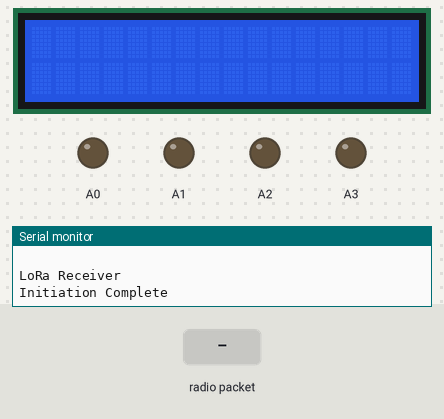
A sketch run on a simulated Arduino Uno, built with avr-gcc and run on an emulated ATmega328P. Parts: 16×2 character LCD, output pins drawn as LEDs (lit = HIGH), the last lines printed to the serial monitor. Dashed ring = blinking. The test bench sets the inputs (shaded band). No radio packets arrive unless stated.

Above: at 1.2 s.
1.3 s: radio packet "01" arrives
At 1.53 s:
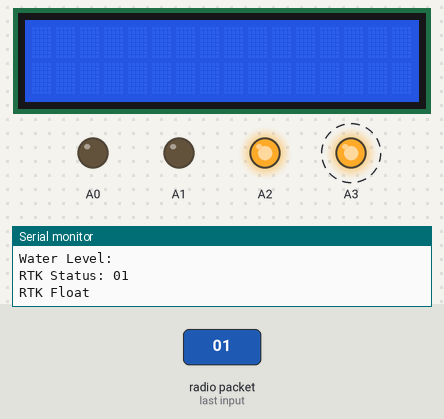
At 2.6 s:
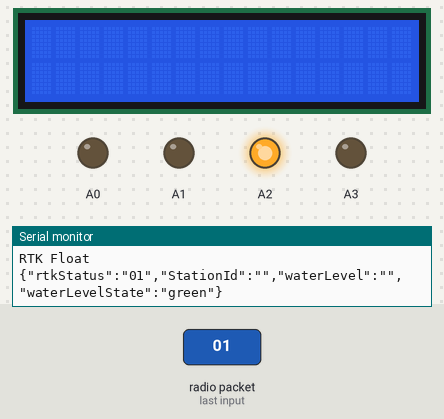
2.9 s: radio packet "red" arrives
4.4 s: radio packet "yellow" arrives
Timing chart, 0 to 7.4 s (numbered marks = the images above; inputs shaded):
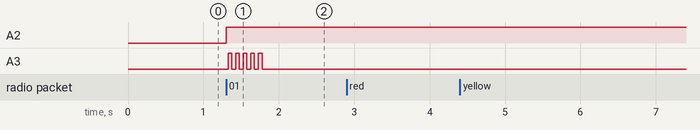

The sketch:

warningReceiver.ino
```cpp
#include <SPI.h>
#include <LoRa.h>
#include <ArduinoJson.h>


#include <LCD_I2C.h>

LCD_I2C lcd(0x27); // Default address of most PCF8574 modules, change according

void setup() {
  Serial.begin(9600);
  lcd.begin();
  lcd.backlight();
  while (!Serial);
  Serial.println(" ");
  Serial.println("LoRa Receiver");

  if (!LoRa.begin(868100000)) {
    Serial.println("Starting LoRa failed!");
    while (1);
  }
  else{
    Serial.println("Initiation Complete");
  }
  LoRa.setSpreadingFactor(7);
}

void loop() {
  // try to parse packet
  int packetSize = LoRa.parsePacket();
  String message = "";
  char character ;
  if (packetSize) {
    // received a packet
    Serial.print("Received packet '");

    // read packet
    while (LoRa.available()) {
      character = (char)LoRa.read();
      message.concat(character);

    }

    // print RSSI of packet
    Serial.print(message);
    Serial.print("' with RSSI ");
    Serial.println(LoRa.packetRssi());
    String rtkStatus = message.substring(0,2);
    String stationId =message.substring(2,6);
    String waterlevel = message.substring(6,message.length());
    Serial.print("stationId: ");
    Serial.println(stationId);
    Serial.print("Water Level: ");
    Serial.println(waterlevel);
    action(rtkStatus,stationId,waterlevel);
  }
}

void action(String rtkStatus,String stationId , String waterLevel){

  float safeLimit =136.0;
  float dangerLimit = 141.0;
  String waterLevelState ="green";

  //for display on LCD
  displayLevel(waterLevel);

  //For the Warning lights
  if(waterLevel.toFloat()>=dangerLimit){
    waterLevelState="red";
  }
  else if(waterLevel.toFloat()< dangerLimit && waterLevel.toFloat() >= safeLimit){
    waterLevelState="yellow";
  }
  else if(waterLevel.toFloat()< safeLimit){
    waterLevelState = "green";
  }
  else{
    waterLevelState= "something Else";
  }
  waterLevelWarning(waterLevelState);

  //RtkStatus
  rtkStatusWarning(rtkStatus);

  //towardsPortal
  towardsPortal(rtkStatus, stationId,waterLevel,waterLevelState);
}

void displayLevel(String waterlevel){
  //Serial.print("Water Level: ");
  //Serial.println(waterlevel);
  lcd.clear();
  lcd.print(waterlevel);
}

void waterLevelWarning(String status){
  if(status == "red"){
    analogWrite(A0,255);
    analogWrite(A1,0);
    analogWrite(A2,0);
  }
  else if(status == "yellow"){
    analogWrite(A0,0);
    analogWrite(A1,255);
    analogWrite(A2,0);
  }
  else if(status == "green"){
    analogWrite(A0,0);
    analogWrite(A1,0);
    analogWrite(A2,255);
  }
  else{
    analogWrite(A0,0);
    analogWrite(A1,0);
    analogWrite(A2,0);
    Serial.println("Warning Level not decodable");
  }
}

void rtkStatusWarning(String rtkStatus){
  Serial.print("RTK Status: ");
  Serial.println(rtkStatus);
  if(rtkStatus=="01"){
    Serial.println("RTK Float");
    for(int i=0;i<5;i++){
      analogWrite(A3,255);
      delay(50);
      analogWrite(A3,0);
      delay(50);

    }
  }
  else if(rtkStatus=="10"){
    analogWrite(A3,255);
    Serial.println("RTK Fixed");
  }
  else{
    analogWrite(A3,0);
    Serial.println("No RTK");
  }
}

void towardsPortal(String rtkStatus, String stationId,String waterLevel,String waterLevelState){
  StaticJsonDocument<200> jsonMessage;
  jsonMessage["rtkStatus"]=rtkStatus;
  jsonMessage["StationId"]=stationId;
  jsonMessage["waterLevel"]=waterLevel;
  jsonMessage["waterLevelState"]=waterLevelState;
  serializeJson(jsonMessage, Serial);
}
```

Measured:
- after the input at 1.3 s, A2: LOW → HIGH at once; A3: alternates HIGH for 0.05 s and LOW for 0.05 s, 10 changes in all, then stays LOW, starting at once
